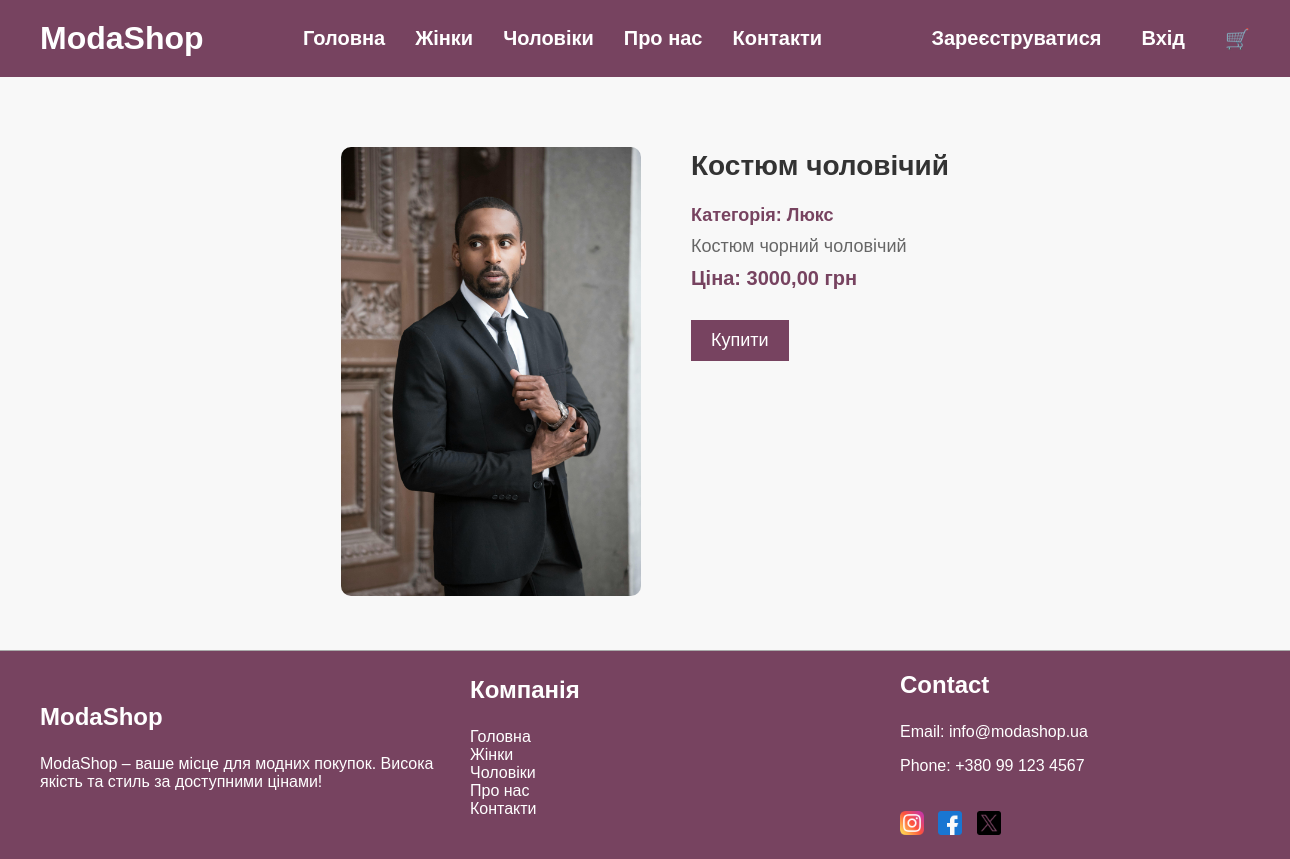
Page /product/7/ on the committed database.
### main/models.py (models this page shows, shortened)
class Product(models.Model):
    GENDER_CHOICES = [
        ('men', 'Чоловіки'),
        ('women', 'Жінки'),
    ]
    CATEGORY_CHOICES = [
        ('everyday', 'Повсякденне'),
        ('sports', 'Спортивне'),
        ('luxury', 'Люкс'),
        ('casual', 'Кежуал'),
        ('formal', 'Офіційне'),
    ]
    name = models.CharField(max_length=100)
    gender = models.CharField(max_length=10, choices=GENDER_CHOICES, default='men')
    category = models.CharField(max_length=10, choices=CATEGORY_CHOICES)
    description = models.TextField()
    price = models.DecimalField(max_digits=10, decimal_places=2)
    image = models.ImageField(upload_to='products/')

### main/views.py (the view)
# urls.py: path('product/<int:id>/', views.product_detail, name='product_detail'),
def product_detail(request, id):
    product = get_object_or_404(Product, id=id)
    return render(request, 'main/tovar.html', {'product': product})

### main/templates/main/tovar.html (shortened to what this page needs)
{% extends 'main/base.html' %}
{% load static %}
{% block content %}
    <div class="product-detail-section">
        <div class="product-image">
            <img src="{{ product.image.url }}" alt="{{ product.name }}">
        </div>
        <div class="product-details">
            <h2>{{ product.name }}</h2>
            <p class="category">Категорія: {{ product.get_category_display }}</p>
            <p class="description">{{ product.description }}</p>
            <p class="price">Ціна: {{ product.price }} грн</p>
            <button class="buy-button" onclick="location.href='{% url 'add_to_cart' product.id %}'">Купити</button>
        </div>
    </div>
{% endblock %}

### main/static/main/css/index.css (style rules this page uses)
html { height: 100%; }
body { margin: 0; font-family: Arial, sans-serif; background-color: white; display: flex; flex-direction: column; min-height: 100%; overflow-x: hidden; }
.price { font-weight: bold; color: #774360; margin: 10px 0; }
.product-detail-section { display: flex; justify-content: center; padding: 50px 20px; background-color: #f8f8f8; }
.product-image img { width: 300px; height: auto; border-radius: 10px; margin-right: 50px; }
.product-details { max-width: 500px; }
.product-details h2 { font-size: 28px; color: #333; }
.product-details .category, .product-details .description, .product-details .price { font-size: 18px; color: #666; margin: 10px 0; }
.product-details .category { font-weight: bold; color: #774360; }
.product-details .price { font-size: 20px; color: #774360; font-weight: bold; }
.product-details .buy-button { background-color: #774360; color: white; border: none; padding: 10px 20px; cursor: pointer; font-size: 18px; transition: background 0.3s; margin-top: 20px; }
img { width: 100%; height: auto; margin-top: 20px; }
h2 { color: #774360; text-align: center; }

### rows in the picture
Product: image (picture), name "Костюм чоловічий", category "Люкс", description "Костюм чорний чоловічий", price "3000,00"
